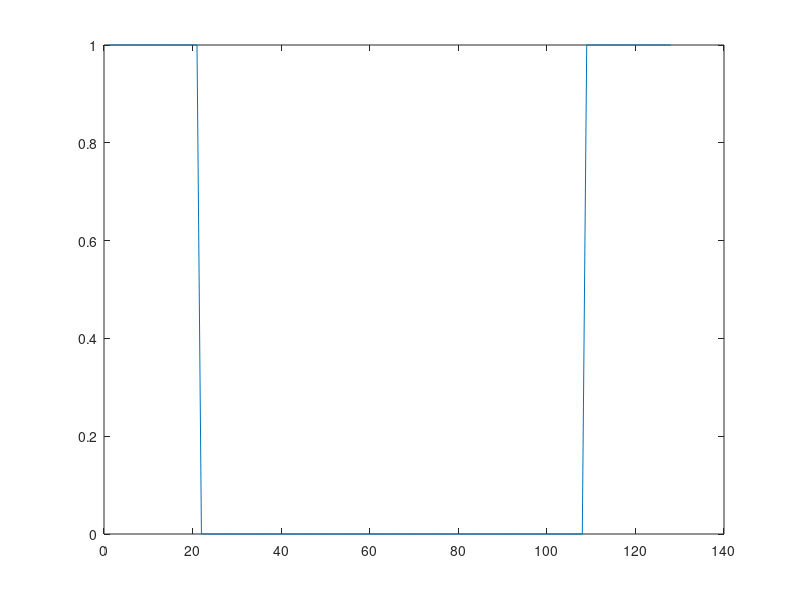
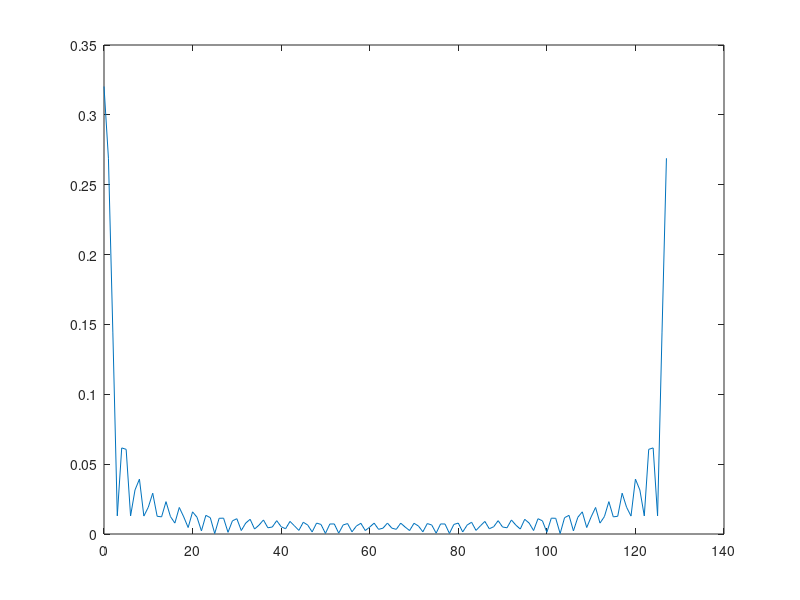
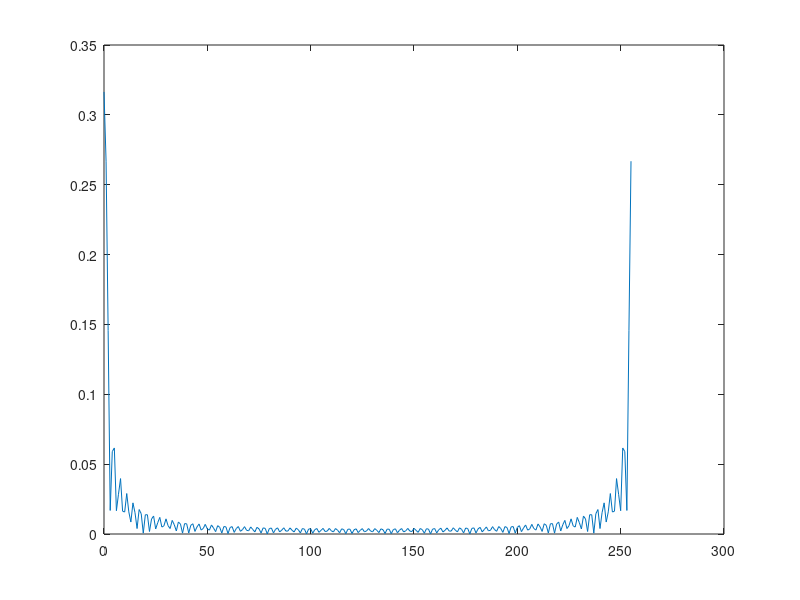

These figures' MATLAB source, in order:
clear all
clf
H2 = [ones(1,21) zeros(1,87) ones(1,20)];
h2 = abs(ifft(H2));
k2 = 0:127;
H3 = [ones(1,41) zeros(1,175) ones(1,40)];
h3 = abs(ifft(H3));
k3 = 0:255;
figure(1)
plot(H2)
figure(2)
plot(k2,h2)
figure(3)
plot(k3,h3);
